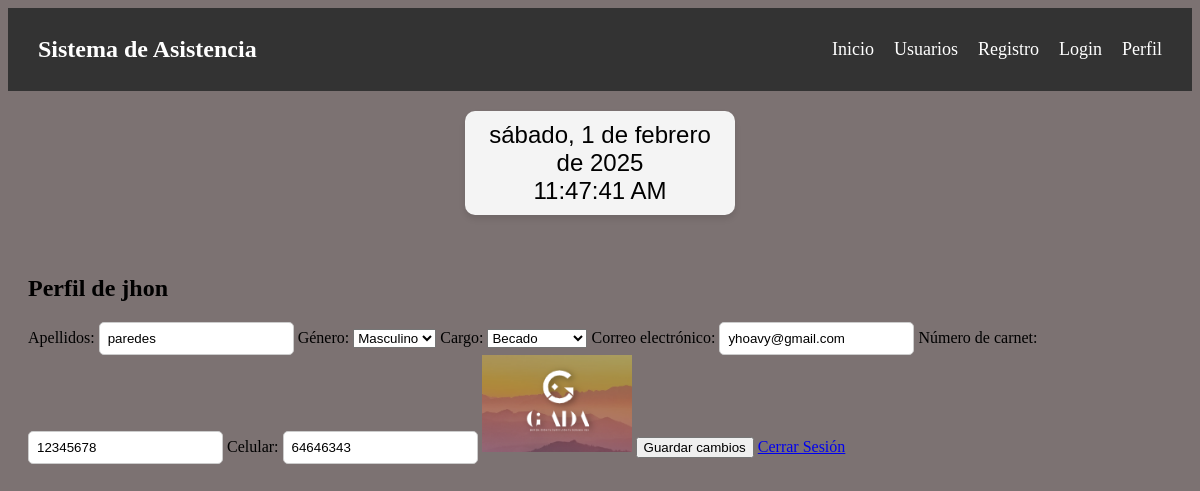
The app's page /perfil/ (signed in) with its own data.
### Asistencia/models.py (models this page shows, shortened)
class Usuario(AbstractUser):
    GENDER_CHOICES = [
        ('M', 'Masculino'),
        ('F', 'Femenino'),
        ('O', 'Otro'),
    ]
    cargo_choices = [
        ('B', 'Becado'),
        ('P', 'Promotor'),
        ('JZ', 'Jefe de Zona'),
    ]
    apellidos = models.CharField(max_length=255)
    genero = models.CharField(max_length=1, choices=GENDER_CHOICES)
    cargo = models.CharField(max_length=2, choices=cargo_choices)
    correo_electronico = models.EmailField(unique=True)
    numero_carnet = models.CharField(max_length=20, unique=True)
    celular = models.CharField(max_length=15)
    foto_perfil = models.ImageField(upload_to='fotos_perfil/', blank=True, null=True)  # Campo para la foto

### Asistencia/views.py (the view, shortened to what this page needs)
# urls.py: path('perfil/', views.perfil, name='perfil'),
@login_required(login_url='/login/')
def perfil(request):
    return render(request, 'perfil.html', {'usuario': request.user})

### Asistencia/templates/perfil.html (shortened to what this page needs)
{% extends 'home.html' %}
{% block content %}
<h2>Perfil de {{ usuario.username }}</h2>
<form method="post">
    <label>Apellidos:</label>
    <input type="text" name="apellidos" value="{{ usuario.apellidos }}">
    <label>Género:</label>
    <select name="genero">
        <option value="M" {% if usuario.genero == 'M' %}selected{% endif %}>Masculino</option>
    </select>
    <label>Cargo:</label>
    <select name="cargo">
        <option value="B" {% if usuario.cargo == 'B' %}selected{% endif %}>Becado</option>
    </select>
    <label>Correo electrónico:</label>
    <input type="email" name="correo_electronico" value="{{ usuario.correo_electronico }}">
    <label>Número de carnet:</label>
    <input type="text" name="numero_carnet" value="{{ usuario.numero_carnet }}">
    <label>Celular:</label>
    <input type="text" name="celular" value="{{ usuario.celular }}">
    <img src="{% if user.foto_perfil %}{{ user.foto_perfil.url }}{% else %}/static/default-profile.jpg{% endif %}" alt="Foto de perfil" width="150">
    <button type="submit">Guardar cambios</button>
    <a href="{% url 'cerrar_sesion' %}">Cerrar Sesión</a>
</form>
{% endblock %}

### Asistencia/static/css/entrada_salida.css (style rules this page uses)
input { padding: 8px; border: 1px solid #ccc; border-radius: 5px; }

### Asistencia/static/css/barra_navegacion.css (style rules this page uses)
body { background: rgb(124, 114, 114); }

### records on screen
Usuario: username "jhon", apellidos "paredes", genero "Masculino", cargo "Becado", correo_electronico "yhoavy@gmail.com", numero_carnet "12345678", celular "64646343", foto_perfil (picture)
